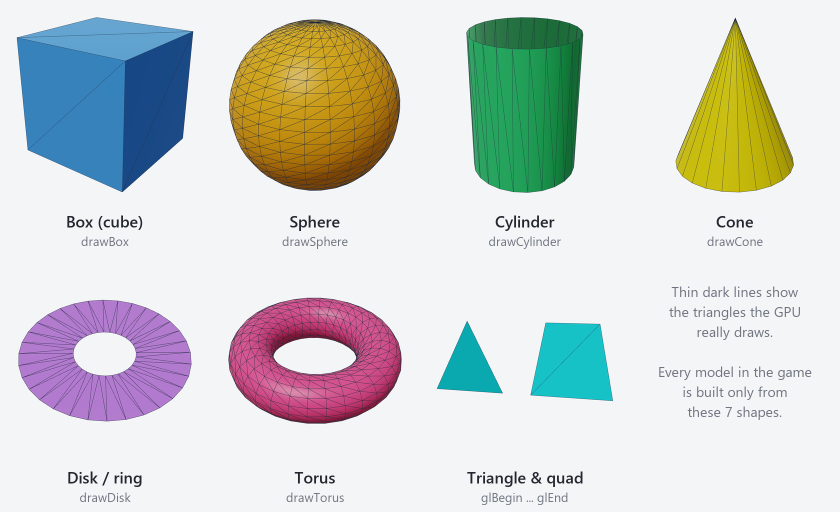
#> input picture report/source/figures/basic_shapes.png, 1680 x 1024 px (shown at 1/2 size)
$ python -i make_report_figures.py   (imports and definitions only)
#> lines starting #> are read from the running program, lines starting #| are printed output that depends on the picture; after the words box and inside, x2 and y2 are one past the last pixel; in counts of white or black regions, pixels touching at a corner belong together
#> further down, picture is the input picture: PIL image 1680x1024 RGB; mean R, G, B 208.5, 212.2, 209.3
"""Builds the report's figures from the game's own screenshots.

    build/bin/squid_game_opengl.exe --capture docs/report/captures
    python tools/make_report_figures.py                (writes docs/report/source/figures/)

Everything shown in the report therefore comes straight out of the real program.
"""
import os
from PIL import Image, ImageDraw, ImageFont

ROOT = os.path.join(os.path.dirname(os.path.abspath(__file__)), "..")
SRC = os.path.join(ROOT, "docs", "report", "captures")
OUT = os.path.join(ROOT, "docs", "report", "source", "figures")

BG = (244, 245, 247)
INK = (34, 38, 46)
MUTED = (110, 116, 128)

# Same colors as GLCompat::shapeColor()
SHAPES = [
    ("Box (cube)", "Box", (0.22, 0.50, 0.95)),
    ("Sphere", "Sphere", (0.98, 0.55, 0.12)),
    ("Cylinder", "Cylinder", (0.18, 0.74, 0.36)),
    ("Cone", "Cone", (0.96, 0.82, 0.10)),
    ("Disk / ring", "Disk", (0.62, 0.34, 0.90)),
    ("Torus", "Torus", (0.92, 0.22, 0.40)),
    ("Custom polygon", "Polygon", (0.10, 0.74, 0.80)),
    ("Line loop", "Line", (0.20, 0.20, 0.22)),
]


# [8 lines left out: function font, not called in this run]


def load(name):
    return Image.open(os.path.join(SRC, name + ".bmp")).convert("RGB")


# [18 lines left out: functions save, read_counts, not called in this run]


def rgb255(c):
    return tuple(int(round(x * 255)) for x in c)


# [20 lines left out: function legend_strip, not called in this run]


def trim(img, pad=24):
    """Crop the empty background around a showcase render (keeps a small margin)."""
#> called with pad = 24
    bg = Image.new("RGB", img.size, BG)
    from PIL import ImageChops
    diff = ImageChops.difference(img, bg).convert("L").point(lambda v: 255 if v > 10 else 0)
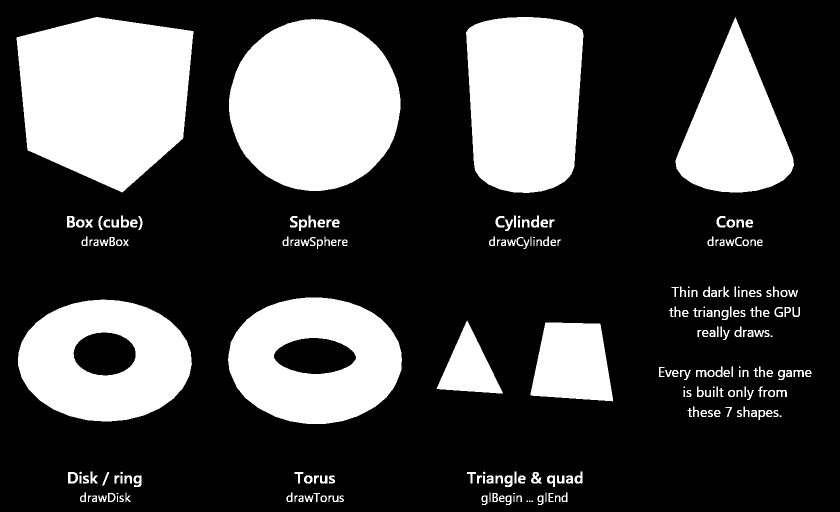
#> diff: PIL image 1680x1024 L (shown at 1/2 size); 27.8% white; 237 white regions (18 under 20 px), largest, box (x1, y1, x2, y2) and area: (33, 34, 387, 385) 94914, (458, 38, 801, 382) 92188, (932, 34, 1167, 386) 72058
    box = diff.getbbox()
#> box = (33, 34, 1623, 1010)
    if not box:
        return img
    l, t, r, b = box
#> l = 33; t = 34; r = 1623; b = 1010
    return img.crop((max(0, l - pad), max(0, t - pad), min(img.width, r + pad), min(img.height, b + pad)))
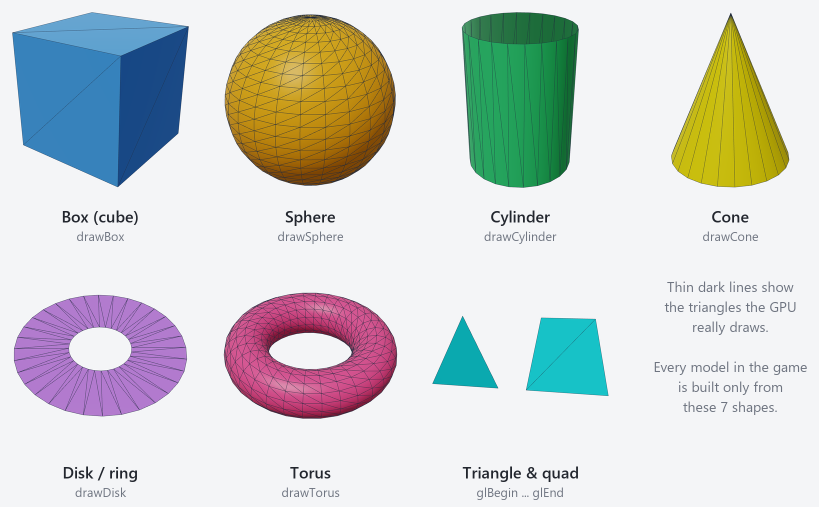
#> returned value: PIL image 1638x1014 RGB (shown at 1/2 size); mean R, G, B 207.3, 211, 208


# [169 lines left out: functions fit, decomposition, scene_pair, grid, basic_shapes, textures and 2 more, not called in this run]


# [2 lines not run here, left out]

>>> from PIL import Image
>>> picture = Image.open('../report/source/figures/basic_shapes.png')
>>> result = trim(picture)

$ run again, on report/source/figures/decomp_bridge.png
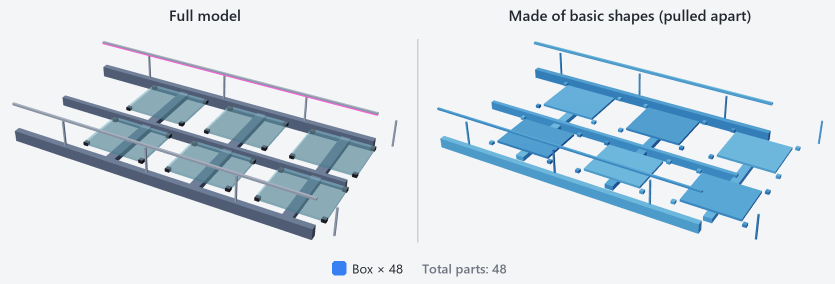
#> input picture report/source/figures/decomp_bridge.png, 1670 x 568 px (shown at 1/2 size)
#> picture is the input picture: PIL image 1670x568 RGB; mean R, G, B 213.3, 223.4, 231.6
#> in trim, `diff = ImageChops.difference(img, bg).convert("L").point(lambda v: 255..`:
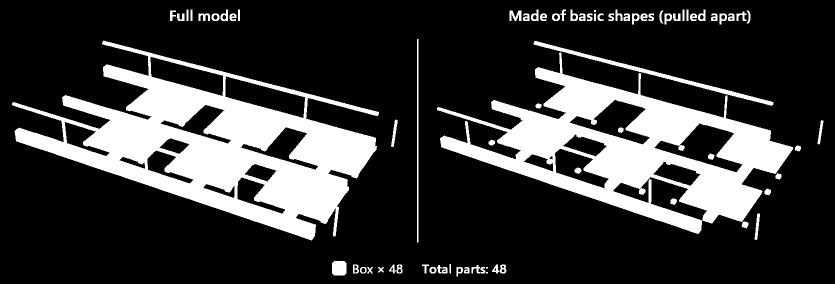
#> diff: PIL image 1670x568 L (shown at 1/2 size); 22% white; 76 white regions (3 under 20 px), largest, box (x1, y1, x2, y2) and area: (24, 81, 758, 481) 106930, (874, 105, 1586, 468) 85754, (1067, 82, 1547, 212) 3905
#> box = (24, 19, 1647, 553)
#> l = 24; t = 19; r = 1647; b = 553

$ run again, on report/source/figures/decomp_chandelier.png
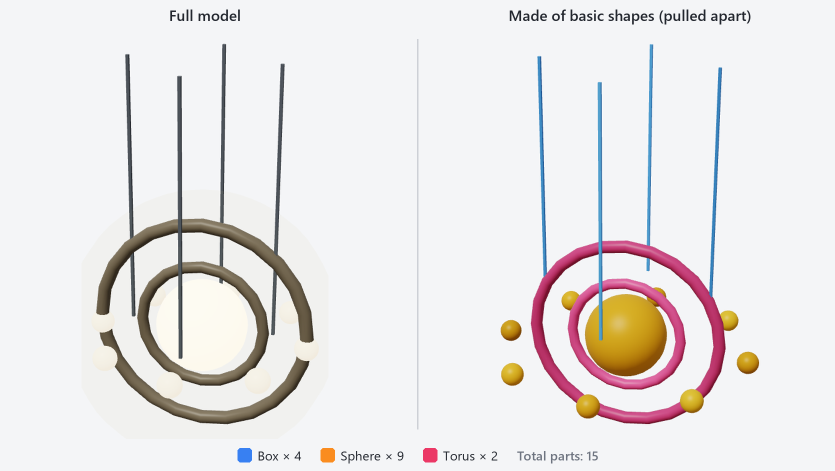
#> input picture report/source/figures/decomp_chandelier.png, 1670 x 942 px (shown at 1/2 size)
#> picture is the input picture: PIL image 1670x942 RGB; mean R, G, B 233.1, 230.2, 230.2
#> in trim, `diff = ImageChops.difference(img, bg).convert("L").point(lambda v: 255..`:
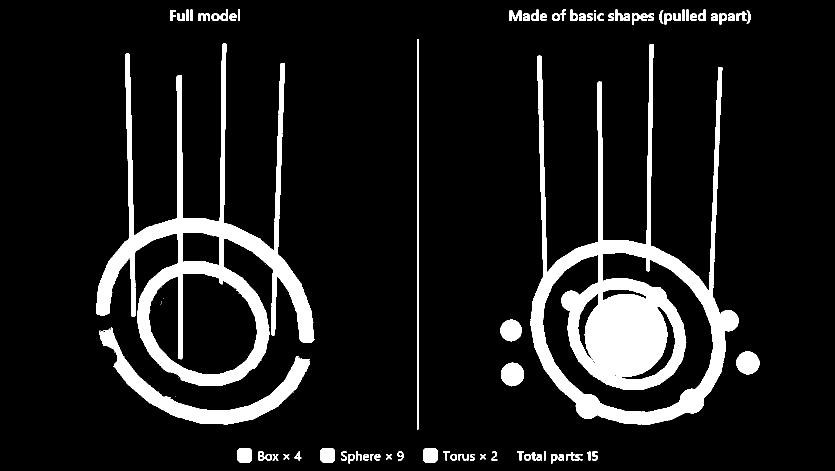
#> diff: PIL image 1670x942 L (shown at 1/2 size); 10.7% white; 110 white regions (31 under 20 px), largest, box (x1, y1, x2, y2) and area: (1061, 88, 1478, 849) 81897, (192, 87, 629, 772) 53973, (198, 654, 620, 849) 14013
#> box = (192, 19, 1519, 927)
#> l = 192; t = 19; r = 1519; b = 927
#> in trim, `return img.crop((max(0, l - pad), max(0, t - pad), min(img.width, r + ..`:
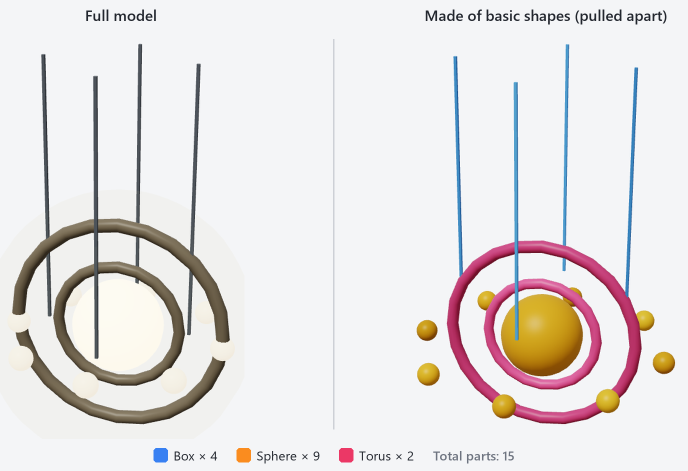
#> returned value: PIL image 1375x942 RGB (shown at 1/2 size); mean R, G, B 230.7, 227, 226.6
